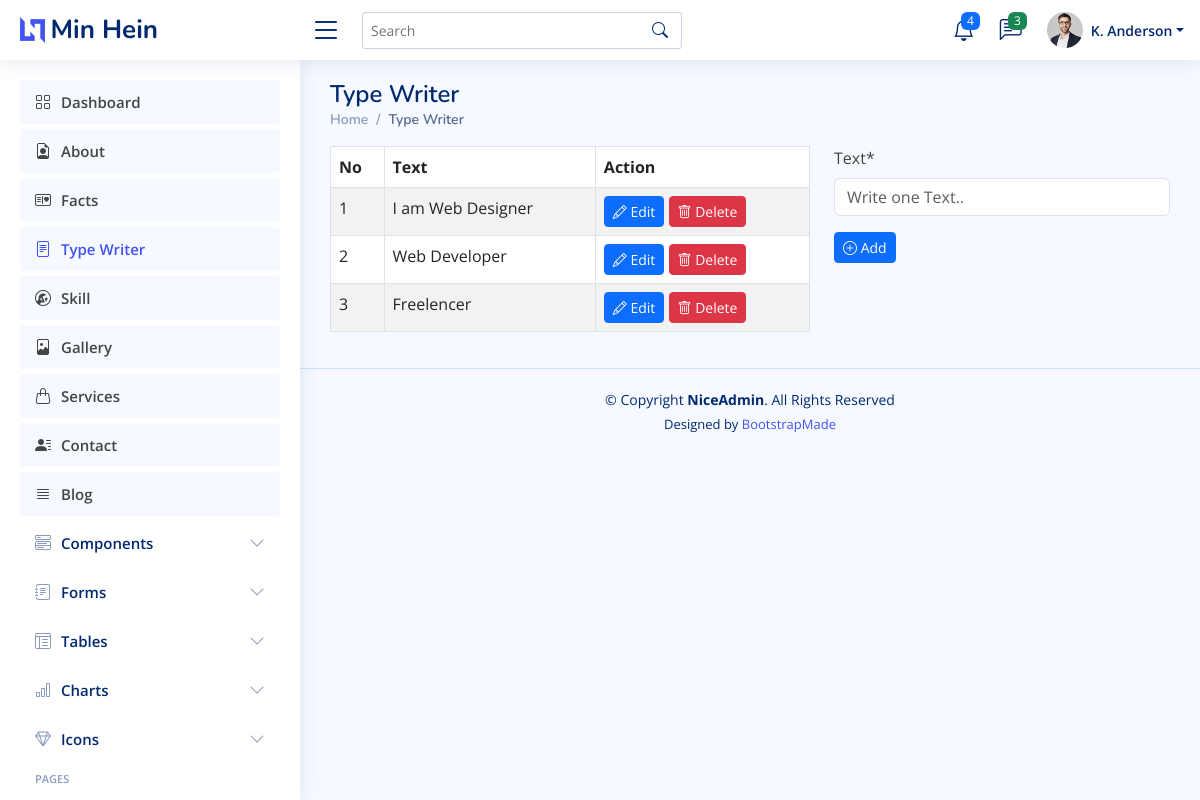
Page /dashboard/type_writer/ on the committed database.
### dashboard/models.py (models this page shows, shortened)
class TypeWriter(models.Model):
    text = models.CharField(max_length=100, null=True)
    created_at = models.DateTimeField(auto_now=True)
    updated_at = models.DateTimeField(auto_now_add=True)
    slug = models.SlugField(max_length=255, null=False,blank=True,unique=True,editable=False,)

### dashboard/views.py (the view)
# urls.py: path('type_writer/', views.type_writer, name="type-writer"),
def type_writer(request):
    page = "type_writer"
    type_writers = TypeWriter.objects.all()
    forms = TypeWriterForm()
    if request.method == "POST":
        form = TypeWriterForm(request.POST)
        if form.is_valid():
            form.save()
            messages.success(request, 'Has been added successfully!')
            return redirect('type-writer')
    context = {'page':page, 'type_writers':type_writers, 'forms':forms}
    return render(request, 'dashboard/type_writer/type_writer.html', context)

### dashboard/forms.py
class TypeWriterForm(forms.ModelForm):
    class Meta:
        model = TypeWriter
        fields = "__all__"
        widgets = {
            'text':forms.TextInput(attrs=({'placeholder':'Write one Text..'})),
        }

### dashboard/templates/dashboard/type_writer/type_writer.html (shortened to what this page needs)
{% extends 'dashboard/main.html' %}
{% load crispy_forms_tags %}
{% block content %}
<div class="pagetitle">
    <h1>Type Writer</h1>
    <nav>
      <ol class="breadcrumb">
        <li class="breadcrumb-item"><a href="{% url 'dashboard' %}">Home</a></li>
        <li class="breadcrumb-item active">Type Writer</li>
      </ol>
    </nav>
</div>
<div class="row">
    <div class="col-md-7">
        <table class="table table-striped table-bordered">
            <thead>
              <tr>
                <th scope="col">No</th>
                <th scope="col">Text</th>
                <th scope="col">Action</th>
              </tr>
            </thead>
            <tbody>
              {% for i in type_writers %}
                <tr>
                    <td>{{ forloop.counter }}</td>
                    <td>{{ i.text }}</td>
                    <td>
                        <a href="{% url 'type-writer-edit' i.slug %}" class="btn btn-primary btn-sm">
                            <i class="bi bi-pencil"></i> Edit
                        </a>
                        <a href="{% url 'type-writer-delete' i.slug %}" class="btn btn-danger btn-sm">
                            <i class="bi bi-trash"></i> Delete
                        </a>
                    </td>
                </tr>
              {% endfor %}
            </tbody>
          </table>
    </div>
    {% if page == "type_writer" %}
    <div class="col-md-5">
        <form method="post">
            {{ forms.text|as_crispy_field }}
            <button type="submit" class="btn btn-primary btn-sm">
                <i class="bi bi-plus-circle"></i> Add
            </button>
        </form>
    </div>
    {% endif %}
</div>
{% endblock content %}

### static/assets/css/style.css (style rules this page uses)
:root { scroll-behavior: smooth; }
body { font-family: "Open Sans", sans-serif; background: #f6f9ff; color: #444444; }
h1, h2, h3, h4, h5, h6 { font-family: "Nunito", sans-serif; }
.pagetitle { margin-bottom: 10px; }
.pagetitle h1 { font-size: 24px; margin-bottom: 0; font-weight: 600; color: #012970; }
.breadcrumb { font-size: 14px; font-family: "Nunito", sans-serif; color: #899bbd; font-weight: 600; }
.breadcrumb a { color: #899bbd; transition: 0.3s; }
.breadcrumb .breadcrumb-item::before { color: #899bbd; }
.breadcrumb .active { color: #51678f; font-weight: 600; }

### rows in the picture
TypeWriter: text "I am Web Designer"
TypeWriter: text "Web Developer"
TypeWriter: text "Freelencer"
